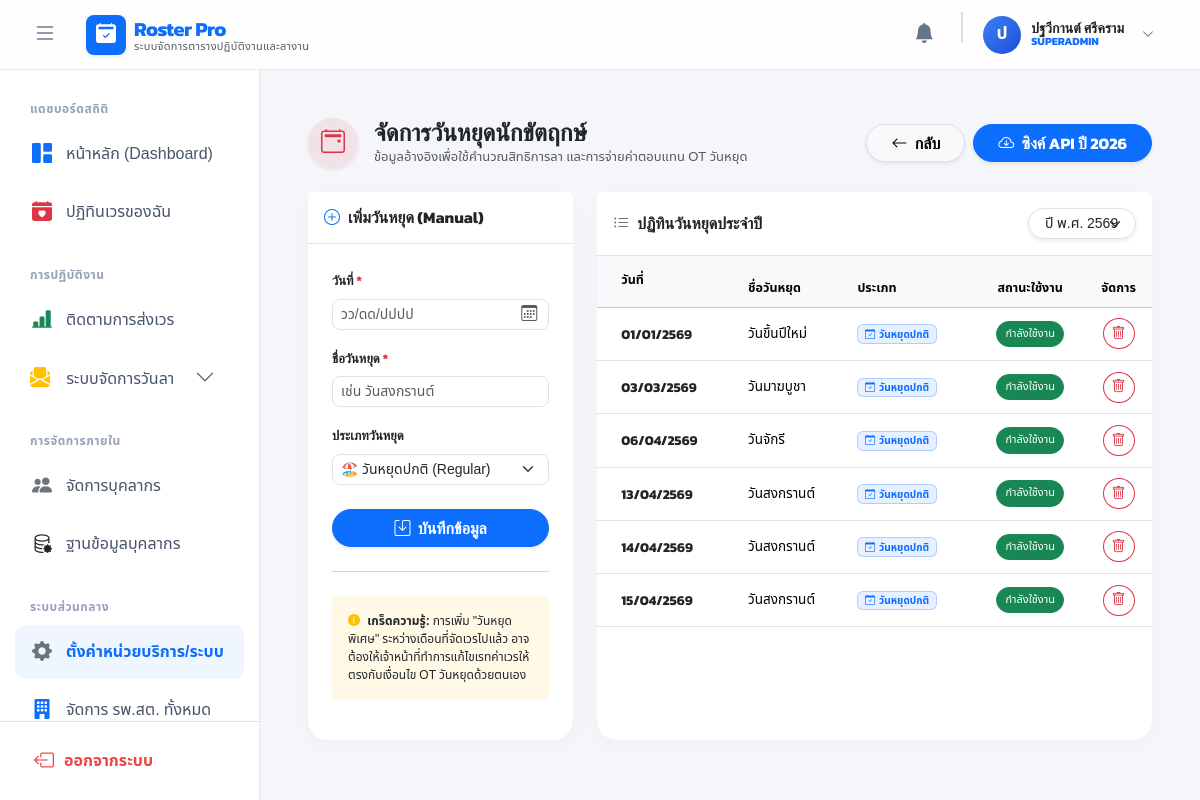
Screenshot of /index.php?c=settings&a=holidays (signed in) with the database file from the repository.
### tables this page shows
CREATE TABLE `holidays` (
  `id` int(11) NOT NULL,
  `hospital_id` int(11) DEFAULT NULL COMMENT 'NULL = วันหยุดส่วนกลาง',
  `status` enum('PENDING','APPROVED') DEFAULT 'APPROVED',
  `holiday_date` date NOT NULL,
  `holiday_name` varchar(255) NOT NULL,
  `holiday_type` enum('REGULAR','COMPENSATION','SPECIAL') DEFAULT 'REGULAR',
  `is_active` tinyint(1) DEFAULT 1
);

### models/HolidayModel.php (called while the page is built, shortened)
<?php
class HolidayModel {
    private $conn;
    public function __construct($db) {
        $this->conn = $db;
    }
    public function getAllHolidays($year = null) {
        $query = "SELECT * FROM holidays ";
        $query .= "ORDER BY holiday_date ASC";
        $stmt = $this->conn->prepare($query);
        $stmt->execute();
        return $stmt->fetchAll(PDO::FETCH_ASSOC);
    }
}
?>

### views/settings/holidays.php (the view, shortened to what this page needs)
<?php
$year = $_GET['year'] ?? date('Y');
$holidays = $holidays ?? [];
function formatDateThai($dateString) {
    $date = new DateTime($dateString);
    $yearThai = $date->format('Y') + 543;
    return $date->format('d/m/') . $yearThai;
}
?>
<link rel="stylesheet" href="https://cdn.jsdelivr.net/npm/flatpickr/dist/flatpickr.min.css">
<div class="container-fluid px-3 px-md-4 py-4">
    <div class="d-flex flex-column flex-md-row justify-content-between align-items-md-center mb-4 gap-3">
        <div class="d-flex align-items-center gap-3">
            <div class="bg-danger bg-opacity-10 text-danger rounded-circle d-flex align-items-center justify-content-center shadow-sm flex-shrink-0" style="width: 50px; height: 50px;">
                <i class="bi bi-calendar2-event fs-4"></i>
            </div>
            <div>
                <h2 class="h4 text-dark mb-0 fw-bold">จัดการวันหยุดนักขัตฤกษ์</h2>
                <p class="text-muted mb-0" style="font-size: 13px;">ข้อมูลอ้างอิงเพื่อใช้คำนวณสิทธิการลา และการจ่ายค่าตอบแทน OT วันหยุด</p>
            </div>
        </div>
        <div class="d-flex gap-2">
            <a href="index.php?c=settings&a=system" class="btn btn-light border fw-bold rounded-pill shadow-sm px-4">
                <i class="bi bi-arrow-left me-1"></i> กลับ
            </a>
            <a href="index.php?c=settings&a=sync_api&year=<?= $year ?>" class="btn btn-primary fw-bold rounded-pill shadow-sm px-4" onclick="return confirm('ระบบจะทำการดึงข้อมูลจาก Server ส่วนกลาง (Data.go.th / Nager Date)\nต้องการดำเนินการต่อหรือไม่?');">
                <i class="bi bi-cloud-arrow-down me-1"></i> ซิงค์ API ปี <?= $year ?>
            </a>
        </div>
    </div>
    <div class="row g-4">
        <div class="col-xl-4 col-lg-5">
            <div class="card card-modern h-100">
                <div class="card-header bg-white py-3 border-bottom">
                    <h6 class="mb-0 fw-bold"><i class="bi bi-plus-circle text-primary me-2"></i>เพิ่มวันหยุด (Manual)</h6>
                </div>
                <div class="card-body p-4">
                    <form action="index.php?c=settings&a=save_holiday" method="POST">
                        <div class="mb-3">
                            <label class="form-label fw-bold" style="font-size: 13px;">วันที่ <span class="text-danger">*</span></label>
                            <div class="position-relative">
                                <input type="text" name="holiday_date" class="form-control form-control-sm rounded-3 datepicker-th bg-white" placeholder="วว/ดด/ปปปป" style="padding-right: 35px;" required>
                            </div>
                        </div>
                        <div class="mb-3">
                            <label class="form-label fw-bold" style="font-size: 13px;">ชื่อวันหยุด <span class="text-danger">*</span></label>
                            <input type="text" name="holiday_name" class="form-control form-control-sm rounded-3" placeholder="เช่น วันสงกรานต์" required>
                        </div>
                        <div class="mb-4">
                            <label class="form-label fw-bold" style="font-size: 13px;">ประเภทวันหยุด</label>
                            <select name="holiday_type" class="form-select form-select-sm rounded-3">
                                <option value="REGULAR">🏖️ วันหยุดปกติ (Regular)</option>
                            </select>
                        </div>
                        <button type="submit" class="btn btn-primary w-100 rounded-pill fw-bold shadow-sm">
                            <i class="bi bi-save me-1"></i> บันทึกข้อมูล
                        </button>
                    </form>
                    <hr class="my-4 text-muted">
                    <div class="alert alert-warning border-0 bg-warning bg-opacity-10 text-dark" style="font-size: 12px; line-height: 1.5;">
                        <i class="bi bi-info-circle-fill text-warning me-1"></i>
                        <b>เกร็ดความรู้:</b> การเพิ่ม "วันหยุดพิเศษ" ระหว่างเดือนที่จัดเวรไปแล้ว อาจต้องให้เจ้าหน้าที่ทำการแก้ไขเรทค่าเวรให้ตรงกับเงื่อนไข OT วันหยุดด้วยตนเอง
                    </div>
                </div>
            </div>
        </div>
        <div class="col-xl-8 col-lg-7">
            <div class="card card-modern h-100">
                <div class="card-header bg-white py-3 border-bottom d-flex align-items-center justify-content-between">
                    <h6 class="mb-0 fw-bold"><i class="bi bi-list-ul text-secondary me-2"></i>ปฏิทินวันหยุดประจำปี</h6>
                    <form action="index.php" method="GET" class="d-flex align-items-center">
                        <select name="year" class="form-select form-select-sm rounded-pill px-3 shadow-sm" onchange="this.form.submit()" style="width: auto;">
                            <?php
                                $currentYear = date('Y');
                                for($i = $currentYear - 2; $i <= $currentYear + 2; $i++):
                            ?>
                                <option value="<?= $i ?>" <?= $year == $i ? 'selected' : '' ?>>ปี พ.ศ. <?= $i + 543 ?></option>
                            <?php endfor; ?>
                        </select>
                    </form>
                </div>
                <div class="card-body p-0">
                    <div class="table-responsive" style="max-height: 600px; overflow-y: auto;">
                        <table class="table table-hover align-middle mb-0" style="font-size: 13.5px;">
                            <thead class="table-light text-muted sticky-top" style="font-size: 12.5px;">
                                <tr>
                                    <th class="py-3 ps-4">วันที่</th>
                                    <th>ชื่อวันหยุด</th>
                                    <th>ประเภท</th>
                                    <th class="text-center">สถานะใช้งาน</th>
                                    <th class="text-center">จัดการ</th>
                                </tr>
                            </thead>
                            <tbody>
                                <?php if (empty($holidays)): ?>
                                    <tr><td colspan="5" class="py-5 text-center text-muted">ไม่พบข้อมูลวันหยุดในปี <?= $year ?> (กรุณากดซิงค์ API)</td></tr>
                                <?php else: ?>
                                    <?php foreach ($holidays as $h): ?>
                                    <tr class="<?= isset($h['is_active']) && $h['is_active'] == 0 ? 'opacity-50 text-decoration-line-through' : '' ?>">
                                        <td class="py-3 ps-4 fw-bold text-dark">
                                            <?= formatDateThai($h['holiday_date']) ?>
                                        </td>
                                        <td><?= htmlspecialchars($h['holiday_name']) ?></td>
                                        <td>
                                            <?php
                                                $type = $h['holiday_type'] ?? 'REGULAR';
                                                if($type == 'COMPENSATION') echo '<span class="badge bg-info bg-opacity-10 text-info border border-info border-opacity-25"><i class="bi bi-arrow-repeat me-1"></i>ชดเชย</span>';
                                                elseif($type == 'SPECIAL') echo '<span class="badge bg-warning bg-opacity-10 text-warning border border-warning border-opacity-25"><i class="bi bi-star-fill me-1"></i>กรณีพิเศษ</span>';
                                                else echo '<span class="badge bg-primary bg-opacity-10 text-primary border border-primary border-opacity-25"><i class="bi bi-calendar-check me-1"></i>วันหยุดปกติ</span>';
                                            ?>
                                        </td>
                                        <td class="text-center">
                                            <?php if(isset($h['is_active']) && $h['is_active'] == 1): ?>
                                                <a href="index.php?c=settings&a=toggle_holiday&id=<?= $h['id'] ?>&status=0" class="btn btn-sm btn-success rounded-pill" style="font-size: 11px;" title="กดเพื่อปิดใช้งาน">กำลังใช้งาน</a>
                                            <?php else: ?>
                                                <a href="index.php?c=settings&a=toggle_holiday&id=<?= $h['id'] ?>&status=1" class="btn btn-sm btn-secondary rounded-pill" style="font-size: 11px;" title="กดเพื่อเปิดใช้งาน">ปิดใช้งาน</a>
                                            <?php endif; ?>
                                        </td>
                                        <td class="text-center">
                                            <a href="index.php?c=settings&a=delete_holiday&id=<?= $h['id'] ?>"
                                               class="btn btn-sm btn-outline-danger rounded-circle"
                                               onclick="return confirm('ยืนยันการลบวันหยุดนี้?');" title="ลบ">
                                                <i class="bi bi-trash"></i>
                                            </a>
                                        </td>
                                    </tr>
                                    <?php endforeach; ?>
                                <?php endif; ?>
                            </tbody>
                        </table>
                    </div>
                </div>
            </div>
        </div>
    </div>
</div>

### views/layouts/header.php (style rules this page uses)
:root { --primary-color: #0d6efd; --sidebar-bg: #ffffff; --navbar-height: 70px; }
body { font-family: 'Noto Sans Thai', sans-serif; background-color: #f4f6f9; height: 100vh; overflow: hidden; margin: 0; padding: 0; -webkit-font-smoothing: antialiased; }
h1, h2, h3, h4, h5, h6, .fw-bold { font-family: 'Kanit', sans-serif; }

### views/settings/holidays.php (style rules this page uses)
.card-modern { border: none; border-radius: 1.25rem; box-shadow: 0 4px 20px rgba(0,0,0,0.03); background: #ffffff; }

### rows the page displays
holidays: holiday_date "01/01/2569", holiday_name "วันขึ้นปีใหม่", holiday_type "REGULAR" (drawn)
holidays: holiday_date "03/03/2569", holiday_name "วันมาฆบูชา", holiday_type "REGULAR" (drawn)
holidays: holiday_date "06/04/2569", holiday_name "วันจักรี", holiday_type "REGULAR" (drawn)
holidays: holiday_date "13/04/2569", holiday_name "วันสงกรานต์", holiday_type "REGULAR" (drawn)
holidays: holiday_date "14/04/2569", holiday_name "วันสงกรานต์", holiday_type "REGULAR" (drawn)
holidays: holiday_date "15/04/2569", holiday_name "วันสงกรานต์", holiday_type "REGULAR" (drawn)

### other values shown
$app_name "Roster Pro"
$app_subtitle "ระบบจัดการตารางปฏิบัติงานและลางาน"
mb_substr($_SESSION['user']['name'], 0, 1, 'UTF-8') "ป"
$_SESSION['user']['name'] "ปฐวีกานต์ ศรีคราม"
$_SESSION['user']['role'] "SUPERADMIN"
$year "2026"
